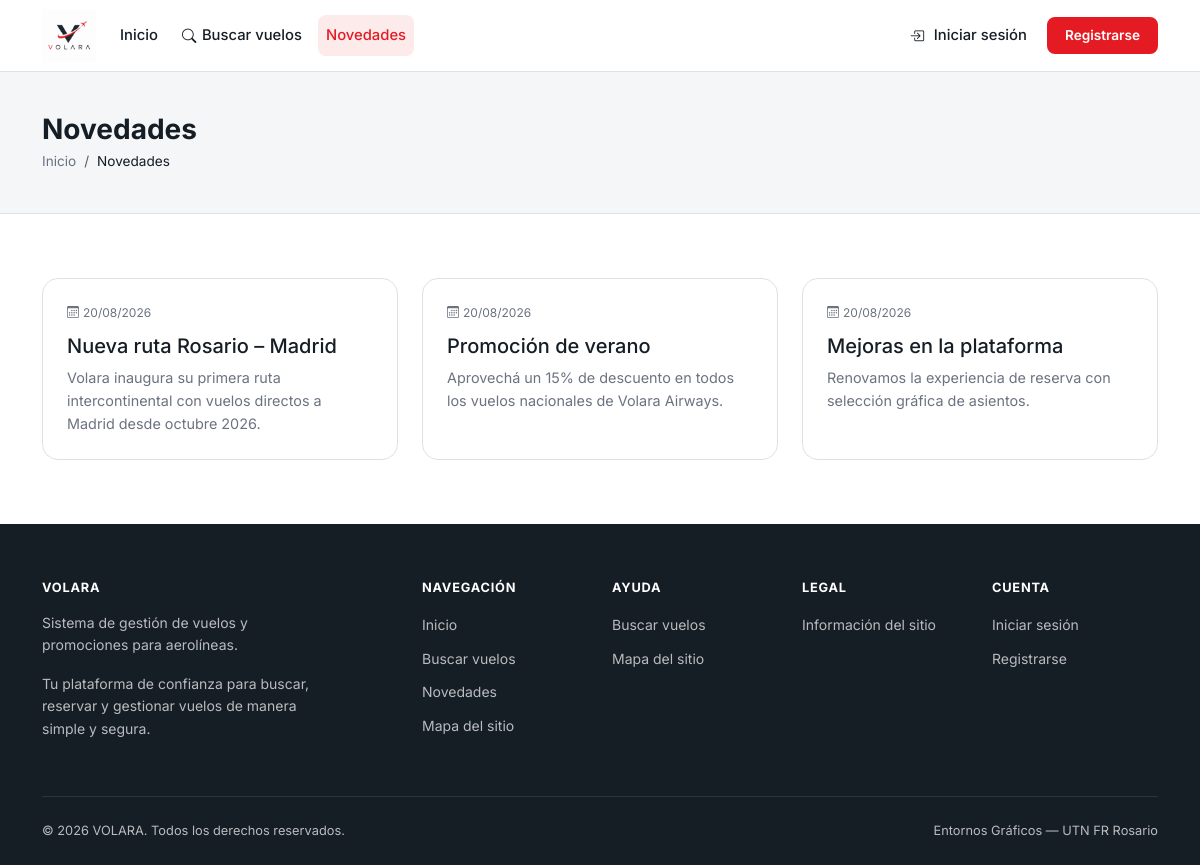
/pages/publico/novedades.php, run on the app's committed database.
### tables this page shows
CREATE TABLE novedades (
    id          INT UNSIGNED AUTO_INCREMENT PRIMARY KEY,
    titulo      VARCHAR(200) NOT NULL,
    contenido   TEXT         NOT NULL,
    imagen      VARCHAR(255) DEFAULT NULL,
    activa      TINYINT(1)   NOT NULL DEFAULT 1,
    fecha_inicio DATE         DEFAULT NULL,
    fecha_expiracion DATE     DEFAULT NULL,
    created_at  DATETIME     NOT NULL DEFAULT CURRENT_TIMESTAMP,
    updated_at  DATETIME     NOT NULL DEFAULT CURRENT_TIMESTAMP ON UPDATE CURRENT_TIMESTAMP,
    KEY idx_novedad_publicacion (activa, fecha_inicio, fecha_expiracion),
    KEY idx_novedad_fecha (created_at)
);

### includes/functions.php (called while the page is built, shortened)
<?php
function url(string $path = ''): string
{
    return rtrim(APP_URL, '/') . '/' . ltrim($path, '/');
}
function e(?string $value): string
{
    return htmlspecialchars($value ?? '', ENT_QUOTES, 'UTF-8');
}
function formatDate(string $date, string $format = 'd/m/Y'): string
{
    return date($format, strtotime($date));
}

### pages/publico/novedades.php (the view, shortened to what this page needs)
<?php
try {
    $db = getDB();
    $stmt = $db->query("SELECT titulo, contenido, created_at FROM novedades WHERE activa = 1 AND (fecha_inicio IS NULL OR fecha_inicio <= CURDATE()) AND (fecha_expiracion IS NULL OR fecha_expiracion >= CURDATE()) ORDER BY created_at DESC");
    $news = $stmt->fetchAll();
} catch (PDOException $e) {
    $news = [];
}
require_once __DIR__ . '/../../includes/header.php';
require_once __DIR__ . '/../../includes/navbar.php';
?>
<main><section class="page-header"><div class="container"><h1>Novedades</h1><nav aria-label="breadcrumb"><ol class="breadcrumb"><li class="breadcrumb-item"><a href="<?= url('index.php') ?>">Inicio</a></li><li class="breadcrumb-item active">Novedades</li></ol></nav></div></section><section class="section"><div class="container"><?php if (!$news): ?><div class="empty-state"><div class="empty-state-icon"><i class="bi bi-newspaper"></i></div><h2 class="h4">No hay novedades publicadas</h2><p>Volvé pronto para conocer las noticias de VOLARA.</p></div><?php else: ?><div class="row g-4"><?php foreach ($news as $item): ?><div class="col-md-6 col-lg-4"><article class="news-card h-100"><div class="news-card-body"><div class="news-card-date"><i class="bi bi-calendar3 me-1" aria-hidden="true"></i><?= formatDate($item['created_at']) ?></div><h2 class="h5"><?= e($item['titulo']) ?></h2><p><?= e($item['contenido']) ?></p></div></article></div><?php endforeach; ?></div><?php endif; ?></div></section></main>
<?php require_once __DIR__ . '/../../includes/footer.php'; ?>

### assets/css/styles.css (style rules this page uses)
:root { --volara-red: #E51B23; --volara-red-hover: #C9141C; --volara-red-light: #FDEAEB; --volara-dark: #151D25; --volara-black: #0A0E13; --volara-white: #FFFFFF; --volara-gray: #6B7280; --volara-gray-light: #F4F6F8; --volara-border: #DDE2E7; --font-primary: 'Inter', -apple-system, BlinkMacSystemFont, 'Segoe UI', sans-serif; --radius-sm: 8px; --radius-md: 12px; --radius-lg: 16px; --radius-xl: 24px; --shadow-sm: 0 1px 3px rgba(21, 29, 37, 0.06); --shadow-md: 0 4px 16px rgba(21, 29, 37, 0.08); --shadow-lg: 0 8px 32px rgba(21, 29, 37, 0.12); --transition: 0.2s ease; --navbar-h: 72px; }
*, *::before, *::after { box-sizing: border-box; }
html { scroll-behavior: smooth; -webkit-font-smoothing: antialiased; }
body { font-family: var(--font-primary); color: var(--volara-dark); background: var(--volara-white); line-height: 1.6; margin: 0; min-height: 100vh; display: flex; flex-direction: column; }
main { flex: 1; }
a { color: var(--volara-red); text-decoration: none; transition: color var(--transition); }
h1, h2, h3, h4, h5, h6 { font-weight: 700; line-height: 1.25; color: var(--volara-dark); }
.section { padding: 4rem 0; }
.page-header { background: var(--volara-gray-light); padding: 2.5rem 0; border-bottom: 1px solid var(--volara-border); }
.page-header h1 { font-size: 1.75rem; margin-bottom: 0.25rem; }
.page-header .breadcrumb { margin: 0; font-size: 0.85rem; }
.breadcrumb-item a { color: var(--volara-gray); }
.breadcrumb-item.active { color: var(--volara-dark); }
.news-card { background: var(--volara-white); border: 1px solid var(--volara-border); border-radius: var(--radius-lg); overflow: hidden; transition: box-shadow var(--transition); height: 100%; display: flex; flex-direction: column; }
.news-card-body { padding: 1.5rem; flex: 1; }
.news-card-body p { font-size: 0.9rem; color: var(--volara-gray); margin: 0; }
.news-card-date { font-size: 0.75rem; color: var(--volara-gray); margin-bottom: 0.75rem; }

### data on the page
novedades: created_at "20/08/2026", titulo "Nueva ruta Rosario – Madrid", contenido "Volara inaugura su primera ruta intercontinental con vuelos directos a Madrid desde octubre 2026."
novedades: created_at "20/08/2026", titulo "Promoción de verano", contenido "Aprovechá un 15% de descuento en todos los vuelos nacionales de Volara Airways."
novedades: created_at "20/08/2026", titulo "Mejoras en la plataforma", contenido "Renovamos la experiencia de reserva con selección gráfica de asientos."

### other printed values
APP_NAME "VOLARA"
